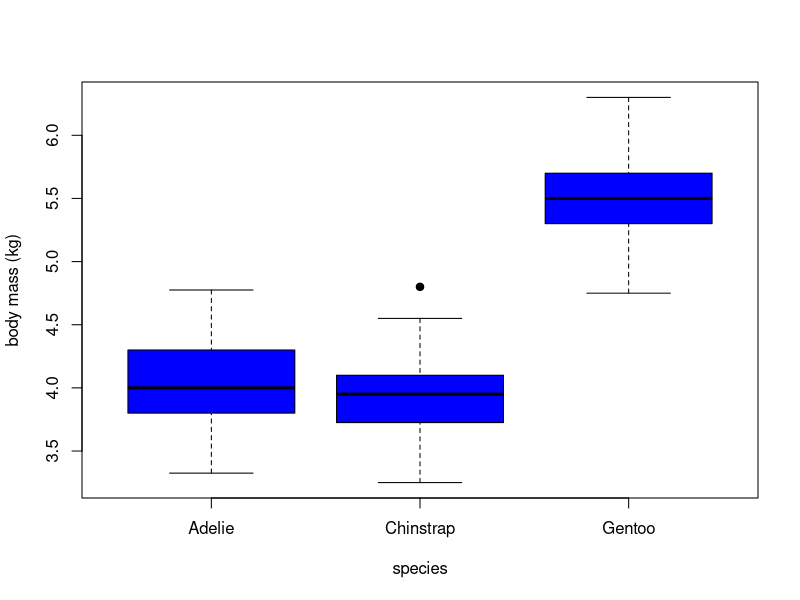
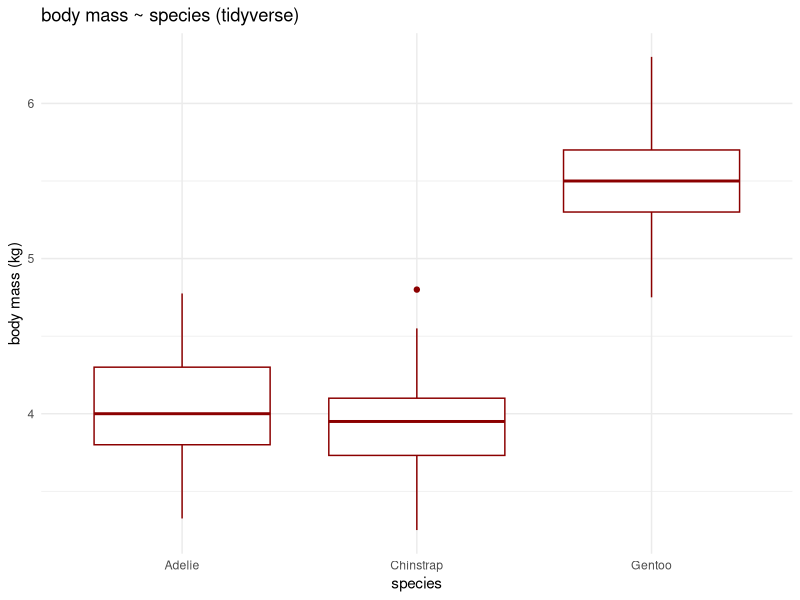

Recreate these plots in R, in order.
## ---- chunk 1
1:6
c(1, 2, 3, 4, 5, 6)
## ---- chunk 2
mi_vector <- 1:6 #con la flecha de asignación lo guardo como un objeto R
mi_vector <- c(1, 2, 3, 4, 5, 6) #pero no lo tengo guardado en mi carpeta
str(mi_vector) #podemos ver la estructura del vector
class(mi_vector)
summary(mi_vector) #y unas estadisticas básicas
## ---- chunk 3
library(palmerpenguins)
library(tidyverse)
data(penguins)
str(penguins) #permite ver la estructura de los datos
glimpse(penguins) #permite ver la estructura de los datos, más organizada
summary(penguins)
## ---- chunk 4
x <- 4.5 
X <- "objeto" # si el objeto contiene letras, usar comillas 
class(x) # función para ver de que clase es nuestro objeto 
## ---- chunk 5

5 + 6
5 * 6
60 / 4
5 + 4 - 2
5 + 4 * 5
(5 + 4) * 5
log(10) # logaritmo neperiano 
log10(10) 
exp(1) 
3 ^ 2 
3 ^ 2 / 3 
sqrt(16) 
pi 
sin(pi / 2) # en radianes 
cos(pi / 2)
tan(pi / 2)
asin(1) * 2
acos(1)
## ---- chunk 6

vector1 <- c(2.4, 4, 6, 3.2) # si quiero asignar mas de un valor uso "c" (concatenar) 
vector1 
vector1 * 100 # puedo operar con los vectores 
log(vector1)
vector2 <- c(1, 3, 4, 8) # pero también entre vectores 
vector1 + vector2
vector3 <- vector1 - vector2 
vector3

mean(x = vector2) # funciones ya programadas 
# ?mean # ayuda de funciones
sd(vector2) 
length(vector2) # n vector 
max(vector2) 
min(vector2)

# funciones que facilitan la creación de vectores
rep(x = 1, times = 4) 
1:10 # dos puntos de a a b 
seq(from = 1, to = 20, by = 2) 
c(vector1, vector2) 
c(vector1, rep(0, 3), vector1)
## ---- chunk 7

rep(x = 1, times = 4) 
rep(1:4, times = 2) 
rep(1:4, each = 2) 
rep(1:4, times = 1:4)
rep(x = c("gato", "perro", "pez"), times = c(5, 3, 1))
rnorm(10, mean = 4, sd = 2.2)
## ---- chunk 8

mivector <- sample(x = 1:10, size = 1000, replace = T) # sample: función para crear numeros aleatorios 

mimatriz <- matrix(mivector, nrow = 100, ncol = 10) # matrix: función para convertir vector en matriz. matrix va a rellenar por columnas por defecto

str(mivector) # mostrar estructura datos 
str(mimatriz)

summary(mivector) # resumen de los datos 
summary(mimatriz)

a <- c(1, 2, 3, 4) 
b <- c(1, 2, 3, 4) 
d <- c("hi", "hola", "hola", "hi")

mimatriz_num <- matrix(c(a, b), nrow = 4, ncol = 2) 
mimatriz_num

mimatriz_car <- matrix(c(a, b, d), nrow = 4, ncol = 3) 
mimatriz_car

summary(mimatriz_num) 
summary(mimatriz_car)
## ---- chunk 9

a <- c(1, 2, 3, 4) 
b <- c(1, 2, 3, 4) 
d <- c("hi", "hola", "hola", "hi")
e <- c(TRUE, TRUE, TRUE, FALSE, FALSE)

milista <- list(a, b, d, e)
milista 

str(milista) 
summary(milista)

milista2 <- list(a, b, d, e, mimatriz)
str(milista2)
## ---- chunk 10

midataframe <- data.frame(
  mivariable1 = a, 
  mivariable2 = b, 
  mivariable3 = d)

View(midataframe)

# un tibble es un data.frame de tidyverse, con características mejoradas

mitibble <- tibble(
  mivariable1 = a, 
  mivariable2 = b, 
  mivariable3 = d)

str(mitibble) 
str(midataframe) 

summary(mitibble) 
summary(midataframe) 

mitibble
midataframe
## ---- chunk 11

#### readr (read rectangular data) ####
str(penguins)    
glimpse(penguins)   
head(penguins)      
tail(penguins)      
summary(penguins)  
names(penguins)     
dim(penguins)        
nrow(penguins)       
ncol(penguins)      
## ---- chunk 12
penguins_rbase1 <- penguins[, c("species", "body_mass_g", "sex")]
penguins_rbase2 <- penguins[, c(1, 6, 7)]
## ---- chunk 13
penguins_tidy <- penguins |>
  select(species, body_mass_g, sex)
## ---- chunk 14
select_penguins_filtrado <- penguins_rbase1[penguins_rbase1$sex == "male", ]
## ---- chunk 15
select_penguins_filtrado <- filter(penguins_rbase1, sex == "male")

select_penguins_filtrado <- penguins_rbase1 |>
  filter(sex == "male")
## ---- chunk 16
penguins_male_body_kg <- penguins |>
  select(species, body_mass_g, sex) |>
  filter(sex == "male") |> 
  mutate(body_mass_kg = body_mass_g / 1000)|> 
  arrange(body_mass_kg) 
## ---- chunk 17
#sin pipa
penguins_rbase1 <- penguins[penguins_rbase1$sex == "male", c("species", "body_mass_g", "sex")]
penguins_rbase1$body_mass_kg <- penguins_rbase1$body_mass_g / 1000
penguins_sorted <- penguins_rbase1[order(penguins_rbase1$body_mass_kg), ]


## ---- chunk 18
plot(penguins_male_body_kg$species, penguins_male_body_kg$body_mass_kg,
     main = "",
     xlab = "species", 
     ylab = "body mass (kg)",
     pch = 19, col = "blue")
## ---- chunk 19
ggplot(penguins_male_body_kg, aes(x = species, y = body_mass_kg)) +
  geom_boxplot(color = "darkred", size = 0.5) +
  labs(title = "body mass ~ species (tidyverse)",
       x = "species",
       y = "body mass (kg)") +
  theme_minimal()
